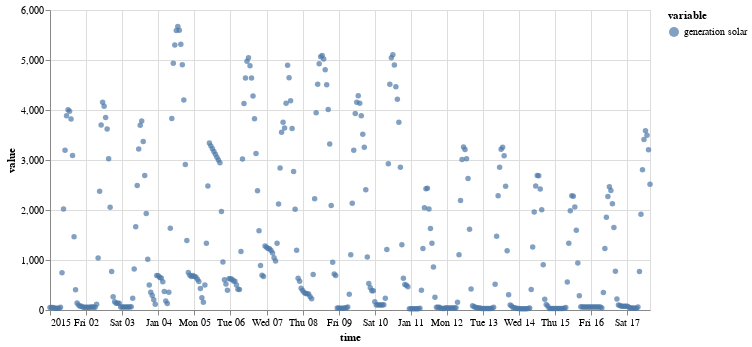

Write notebook code for a chart like this one.
### Markdown cell above
With univariate TimeSeries

### Code cell
on.Plot(ts_uni.head(400))\
    .add(on.marks.dots)\
    .properties(width=600)\
    .show()

### Figure 1 — Vega specification as saved in the notebook (floating-point values rounded to 4 significant figures; data arrays with more than 128 entries replaced by an {"elided": "..."} marker saying what was removed)
{"$schema": "https://vega.github.io/schema/vega/v5.json", "data": [{"name": "source_0", "values": {"elided": "400 records"}, "transform": [{"type": "formula", "expr": "toDate(datum['time'])", "as": "time"}]}, {"name": "source_0_y_domain_value", "values": [{"min": 23.0, "max": 5668.0}]}, {"name": "source_0_color_domain_variable", "values": [{"variable": "generation solar"}]}], "marks": [{"type": "symbol", "name": "layer_0_marks", "from": {"data": "source_0"}, "encode": {"update": {"x": {"field": "time", "scale": "x"}, "y": {"field": "value", "scale": "y"}, "shape": {"value": "circle"}, "opacity": {"value": 0.7}, "fill": {"field": "variable", "scale": "color"}}}, "style": ["circle"]}], "scales": [{"name": "x", "type": "time", "domain": {"data": "source_0", "field": "time"}, "range": [0, {"signal": "width"}]}, {"name": "y", "type": "linear", "domain": [{"signal": "(data(\"source_0_y_domain_value\")[0] || {}).min"}, {"signal": "(data(\"source_0_y_domain_value\")[0] || {}).max"}], "range": [{"signal": "height"}, 0], "nice": true, "zero": true}, {"name": "color", "type": "ordinal", "domain": {"data": "source_0_color_domain_variable", "field": "variable", "sort": true}, "range": "category"}], "axes": [{"scale": "x", "gridScale": "y", "minExtent": 0, "grid": true, "orient": "bottom", "labels": false, "aria": false, "maxExtent": 0, "ticks": false, "domain": false, "tickCount": {"signal": "ceil(width/40)"}, "zindex": 0}, {"scale": "y", "gridScale": "x", "domain": false, "maxExtent": 0, "labels": false, "minExtent": 0, "grid": true, "ticks": false, "orient": "left", "aria": false, "zindex": 0, "tickCount": {"signal": "ceil(height/40)"}}, {"scale": "x", "orient": "bottom", "labelFlush": true, "grid": false, "title": "time", "labelOverlap": true, "zindex": 0, "tickCount": {"signal": "ceil(width/40)"}}, {"scale": "y", "grid": false, "labelOverlap": true, "tickCount": {"signal": "ceil(height/40)"}, "title": "value", "zindex": 0, "orient": "left"}], "legends": [{"fill": "color", "symbolType": "circle", "title": "variable", "encode": {"symbols": {"update": {"opacity": {"value": 0.7}}}}}], "width": 600, "background": "white", "padding": 5, "height": 300, "style": "cell"}
